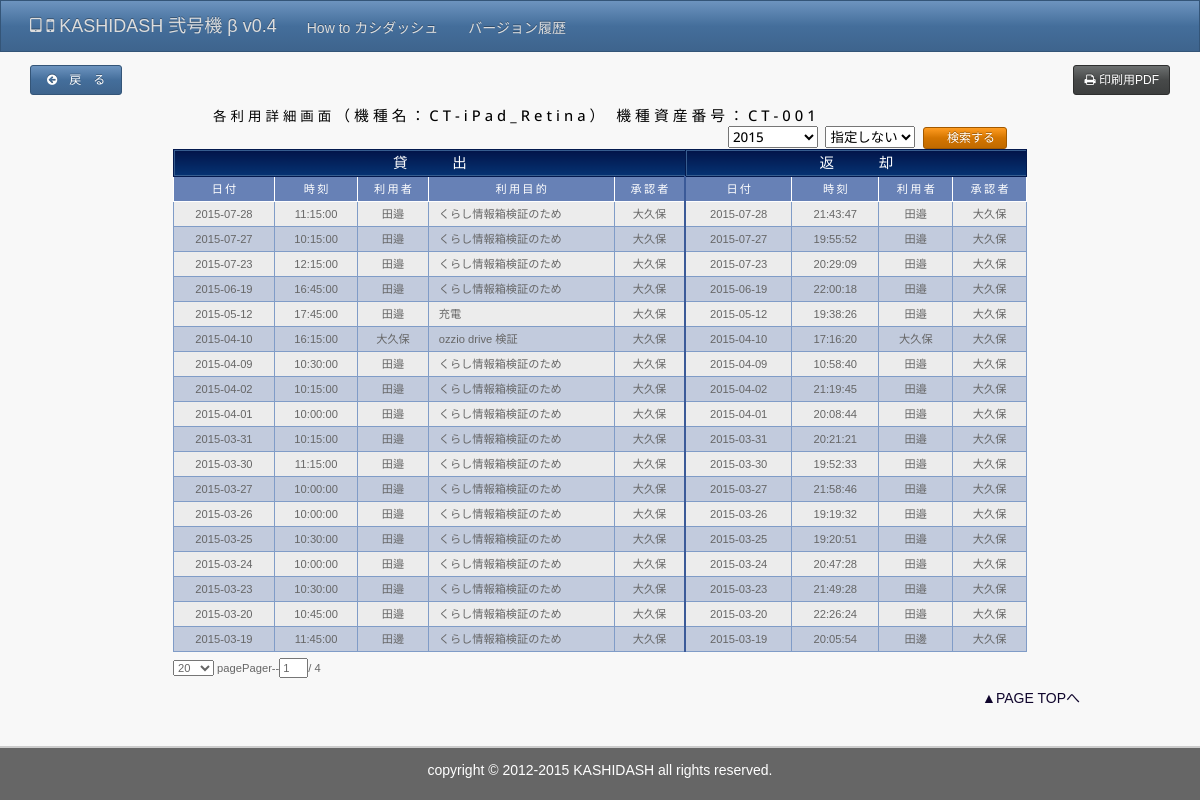
The page /detail.php?device_id=CT-001&item=CT-iPad_Retina on the database its author committed.
### tables this page shows
CREATE TABLE IF NOT EXISTS `device` (
  `device_id` varchar(16) NOT NULL,
  `d_flg` tinyint(1) NOT NULL default '0',
  `administrator` varchar(5) NOT NULL,
  `name` varchar(32) NOT NULL,
  `os` varchar(32) default NULL,
  `version_major` varchar(10) default NULL,
  `version_minor` varchar(10) default NULL,
  `misc` tinytext,
  `img` varchar(128) default NULL,
  `create_date` timestamp NOT NULL default '0000-00-00 00:00:00',
  `update_date` timestamp NOT NULL default CURRENT_TIMESTAMP on update CURRENT_TIMESTAMP,
  PRIMARY KEY  (`device_id`),
  UNIQUE KEY `device_id` (`device_id`)
);

CREATE TABLE IF NOT EXISTS `verifier` (
  `id` int(11) NOT NULL auto_increment,
  `device_id` varchar(10) NOT NULL,
  `item` text NOT NULL,
  `l_date` date NOT NULL,
  `l_time` time NOT NULL,
  `l_user` text NOT NULL,
  `l_purpose` text NOT NULL,
  `l_approval` text,
  `r_date` date default NULL,
  `r_time` time default NULL,
  `r_user` text,
  `r_approval` text,
  `return_flag` int(1) NOT NULL default '0',
  PRIMARY KEY  (`id`),
  UNIQUE KEY `id` (`id`),
  KEY `id_2` (`id`)
);

### phpinc/device.php (called while the page is built)
<?php
$stmt = $pdo->query("SELECT * FROM device WHERE d_flg = 0 ORDER BY device_id ASC");
while($row = $stmt -> fetch(PDO::FETCH_ASSOC)){
	$device[$row['device_id']] = array(
		'name'			=> $row['name'],
    	'administrator' => $row['administrator'],
    	'os'			=> $row['os'],
    	'version_major'	=> $row['version_major'],
    	'version_minor'	=> $row['version_minor'],
    	'misc'			=> $row['misc'],
    	'img'			=> $row['img'],
    	'create_date'	=> $row['create_date'],
    	'update_date'	=> $row['update_date'],
	);
}

### phpinc/config.php (called while the page is built, shortened)
<?php
$enc_db   = "utf8";
if((isset($ING_auth) && ($ING_auth == 'admin')) || (isset($_SESSION['auth']) && $_SESSION['auth'] == 'admin')){
	$_SESSION['auth'] = 'admin';
	$authCheck = true;
} else {
  $authCheck = false;
}
$dbtype = 'mysql';
$dbhost	= "localhost";
$dbname	= "wts14";
$dbuser = "root";
$dbpass = "root";
$dsn	= "$dbtype:host=$dbhost;dbname=$dbname;charset=$enc_db;";
try{
	$pdo = new PDO($dsn,$dbuser,$dbpass,
		array(PDO::ATTR_EMULATE_PREPARES => false)
		);
	$pdo->setAttribute(PDO::ATTR_ERRMODE, PDO::ERRMODE_EXCEPTION);
} catch (PDOException $e){
	exit('DB接続失敗: '. $e->getMessage());
}
require_once(__PHPINC__ . '/device.php');

### phpinc/detail_func.php (called while the page is built, shortened)
<?php
if(isset($ING_device_id)){
	$_SESSION['device_id'] = $device_id = sprintf('%s', $ING_device_id);
} else if($debug){
	if(isset($ING_item)){
		$_SESSION['item'] = $itemName = sprintf('%s', $ING_item);
	} else if($debug){
		$_SESSION['item'] = $itemName = 'au';
	}
	if(isset($_SESSION['item'])){
		$itemName = sprintf('%s', $_SESSION['item']);
	}
}
if(isset($_SESSION['device_id'])){
	$device_id = sprintf('%s', $_SESSION['device_id']);
}
$dataPost = false;
$sql = 'SELECT DISTINCT DATE_FORMAT(l_date,"%Y") as year FROM verifier WHERE device_id=:device_id ORDER BY DATE_FORMAT(l_date,"%Y") ASC';
$stmt = $pdo->prepare($sql);
$stmt->bindParam(':device_id',$device_id);
$stmt->execute();
foreach($stmt as $val){
	$year[] = $val['year'];
}
$date = date("Y/m");
$date = explode("/",$date);
if($dataPost || ($_SERVER['PHP_SELF'] == '/kashidash2/detailprint.php') || ($_SERVER['PHP_SELF'] == '/kashidash2/detailprint.pdf') ){
	if(!empty($INP_l_auth_name)){
		$sql = 'UPDATE verifier SET l_approval=:l_approval WHERE id =:id';
		$stmt = $pdo->prepare($sql);
		$stmt->bindParam(':l_approval',$INS_l_auth_name);
		$stmt->bindParam(':id',$INS_id);
		$stmt->execute();
		$sql = 'SELECT * FROM verifier WHERE device_id=:device_id AND DATE_FORMAT(l_date,"%Y")=:l_date ORDER BY id DESC';
		$stmt = $pdo->prepare($sql);
		$stmt->bindParam(':device_id', $device_id);
		$stmt->bindParam(':l_date', $date[0]);
		$stmt->execute();
		$log = '$INS_l_auth_name '.$INS_l_auth_name;
	}else if(!empty($INP_r_auth_name)){
		$sql = 'UPDATE verifier SET r_approval=:r_approval WHERE id=:id';
		$stmt = $pdo->prepare($sql);
		$stmt->bindParam(':r_approval',$INS_r_auth_name);
		$stmt->bindParam(':id',$INS_id);
		$stmt->execute();
		$sql = 'SELECT * FROM verifier WHERE device_id=:device_id AND DATE_FORMAT(l_date,"%Y")=:l_date ORDER BY id DESC';
		$stmt = $pdo->prepare($sql);
		$stmt->bindParam(':device_id',$device_id);
		$stmt->bindParam(':l_date',$date[0]);
		$stmt->execute();
		$log = '$INS_r_auth_name'. $INS_r_auth_name;
	}else if(!empty($INS_year) && !empty($INS_month)){
		$sql = 'SELECT * FROM verifier WHERE device_id=:device_id AND DATE_FORMAT(l_date,"%Y")=:l_dateY AND DATE_FORMAT(l_date,"%m")=:l_date ORDER BY id DESC';
		$stmt = $pdo->prepare($sql);
		$stmt->bindParam(':device_id',$device_id);
		$stmt->bindParam(':l_dateY',$INS_year);
		$stmt->bindParam(':l_date',$INS_month);
		$stmt->execute();
		$date[0] = $INS_year;
		$date[1] = $INS_month;
		$log = 'year month';
	}else if(!empty($INS_year) && empty($INS_month)){
		$sql = 'SELECT * FROM verifier WHERE device_id=:device_id AND DATE_FORMAT(l_date,"%Y")=:l_dateY ORDER BY id DESC';
		$stmt = $pdo->prepare($sql);
		$stmt->bindParam(':device_id',$device_id);
		$stmt->bindParam(':l_dateY',$INS_year);
		$stmt->execute();
		$date[0] = $INS_year;
		$date[1] = '';
		$log = 'no-month';
	}else if(empty($INS_year) && !empty($INS_month)){
		$sql = 'SELECT * FROM verifier WHERE device_id=:device_id AND DATE_FORMAT(l_date,"%m")=:l_dateM ORDER BY id DESC';
		$stmt = $pdo->prepare($sql);
		$stmt->bindParam(':device_id',$device_id);
		$stmt->bindParam(':l_dateM',$INS_month);
		$stmt->execute();
		$date[0] = '';
		$date[1] = $INS_month;
		$log = 'no-year';
	}else{
		$sql = 'SELECT * FROM verifier WHERE device_id=:device_id ORDER BY id DESC';
		$log = 'no-date';
		$stmt = $pdo->prepare($sql);
		$stmt->bindParam(':device_id', $device_id);
		$stmt->execute();
	}
}else{
	$sql = 'SELECT * FROM verifier WHERE device_id=:device_id AND DATE_FORMAT(l_date,"%Y")=:l_date ORDER BY id DESC';
	$stmt = $pdo->prepare($sql);
	$stmt->bindParam(':device_id', $device_id);
	$stmt->bindParam(':l_date', $date[0]);
	$stmt->execute();
	$_SESSION['year']  = $INS_year = $date[0];
}

### detail.php (the view, shortened to what this page needs)
<?php
$debug = true;
 if($debug){
	$ING_device_id = 'WI-001';
}
require_once('phpinc/config.php');
require_once('phpinc/detail_func.php');
$addCss = '<link rel="stylesheet" type="text/css" href="/kashidash2/common/css/print.css" media="print">'."\n";
include_once('template/head.php');
?>
<body>
<?php
include_once('template/header.php');
?>
<div id="contents">
	<section id="main">
		<h2 class="title01">
			<span class="print_d">各利用詳細画面</span><span class="type01"><span class="print_d">（機種名：</span><?php echo $device[$ING_device_id]['name']; ?><span class="print_d">）</span> </span><span class="type01_p">機種資産番号：<?php if(isset($ING_device_id)) echo $ING_device_id; ?></span>
			<form style="float: right; margin-right: 20px;" name="select_date" method="post" action="/kashidash2/detail.php?device_id=<?php echo $ING_device_id; ?>">
				<select name="year">
					<?php
						foreach($year as $val){
							$selected = '';
							if($val==$INS_year){
								$selected = 'selected';
							}
							echo '<option value="'.$val.'" '.$selected.'>'.$val.'</option>';
						}
					?>
				</select>
				<select name="month">
					<option value="">指定しない</option>
				</select>
				<input type="submit" value="　検索する　" class="btn btn-warning btn-xs">
			</form>
		</h2>
		<table class="k_table01 k_table02" id="utilizationList">
			<tr class="cap01">
				<th colspan="5" class="group01"><span>貸出</span></th>
				<th colspan="4" class="group02"><span>返却</span></th>
			</tr>
			<tr class="cap02">
				<th>日付</th>
				<th>時刻</th>
				<th>利用者</th>
				<th>利用目的</th>
				<th class="boundary">承認者</th>
				<th>日付</th>
				<th>時刻</th>
				<th>利用者</th>
				<th>承認者</th>
			</tr>
			<?php
			while($table = $stmt->fetch(PDO::FETCH_ASSOC)){
			?>
			<tr>
				<td><?php print(htmlspecialchars($table['l_date'])); ?></td>
				<td><?php print(htmlspecialchars($table['l_time'])); ?></td>
				<td class="nowrap"><?php print(htmlspecialchars($table['l_user'])); ?></td>
				<td class="txleft"><?php print(htmlspecialchars($table['l_purpose'])); ?></td>
				<?php if($authCheck && ($table['l_approval']==null || $table['l_approval']=='')){ ?>
					<td class="boundary">
						<form name="l_approval" action="/kashidash2/detail.php?device_id=<?php echo $ING_device_id ;?>&auth=admin" method="post">
							<input type="text" name="l_auth_name" style="width:3em">
							<input type="hidden" name="id" value="<?php echo $table['id']; ?>">
							<input type="submit" value="　承 認　" class="btn btn-primary btn-xs fs09">
						</form>
					</td>
				<?php }else{ ?>
					<td class="boundary nowrap"><?php print(htmlspecialchars($table['l_approval'])); ?></td>
				<?php } ?>
				<td><?php print(htmlspecialchars($table['r_date'])); ?></td>
				<td><?php print(htmlspecialchars($table['r_time'])); ?></td>
				<td class="nowrap"><?php print(htmlspecialchars($table['r_user'])); ?></td>
				<?php if($authCheck && ($table['r_approval']==null || $table['r_approval']=='')){ ?>
					<td>
						<form name="r_approval" action="/kashidash2/detail.php?device_id=<?php echo $ING_device_id ;?>&auth=admin" method="post">
							<input type="text" name="r_auth_name" style="width:3em">
							<input type="hidden" name="id" value="<?php echo $table['id']; ?>">
							<input type="submit" value="　承 認　" class="btn btn-primary btn-xs fs09">
						</form>
					</td>
				<?php }else{ ?>
					<td class="nowrap"><?php print(htmlspecialchars($table['r_approval'])); ?></td>
				<?php } ?>
			</tr>
			<?php
			}
			?>
		</table>
	</section>
	<div class="pagetop"><a href="#">▲PAGE TOPへ</a></div>
</div>
<?php include_once('template/footer.php') ?>
</body>
</html>

### common/css/style2.css (style rules this page uses)
html, body { height:100%; overflow-x:hidden; }
body { background:#f8f8f8; color:#666; font-family: ArialMT, "メイリオ",Meiryo, "Hiragino Kaku Gothic ProN", "ヒラギノ角ゴ ProN W3", sans-serif; font-size: 14px; line-height: 1.25; }
#contents { min-height: 500px; }
#main { margin: 0 auto 0 auto; padding: 0 1.5%; max-width: 890px; font-size: 80%; }
.title01 { color:#000; font-size: 1.2em; line-height:1.4; letter-spacing:0.3em; padding-left: 40px; margin: 0 auto 10px; }
.title01 span.type01 { font-size: 1.1em; }
.title01 span.type01_p { font-size: 1.1em; }
.k_table01 { width: 100%; font-size: 100%; margin-bottom: 0.5em; }
.k_table01 td,.k_table01 th { font-weight:normal; text-align:center; vertical-align:middle; }
.k_table01 .cap01 th { background-color: #042560; background: -webkit-gradient(linear, left top, left bottom, color-stop(1.00, #063474), color-stop(0.00, #021449)); background: -webkit-linear-gradient(#021449, #063474); background: -moz-linear-gradient(#021449, #063474); background: -o-linear-gradient(#021449, #063474); background: -ms-linear-gradient(#021449, #063474); background: linear-gradient(#021449, #063474); border: solid 1px #03194e; border-width: 1px 0 1px 1px; color:#fff; white-space:nowrap; letter-spacing: 4em; text-indent: 4em; }
.k_table01 .cap01 th span { border: solid 1px #375d8f; border-right-width:0; display:block; padding: 3px; height: 100%; font-size: 1.3em; }
.k_table01 .cap01 th:last-child { border-right: solid 1px #03194e; }
.k_table01 .cap01 .group01 { width: 60%; }
.k_table01 .cap01 .group02 { width: 40%; }
.k_table01 .cap02 th { background-color: #6781b6; border: solid 1px #fff; border-top-width: 1px; color:#fff; padding: 5px; letter-spacing: 0.2em; text-indent: 0.2em; font-size: 1em; }
.k_table01 td { border: solid 1px #809cc7; background-color:#ececec; padding: 5px 10px; }
.k_table01 th.boundary, .k_table01 td.boundary { border-right: solid 2px #3b5a98; }
.k_table01 .txleft { text-align:left; }
.k_table02 tr:nth-child(2n) td { background-color: #c2cbdd; }
.pagetop { margin:0 auto; width:80%; text-align:right; padding: 12px 0 24px; }
.pagetop a { color:#0f052c; text-decoration:none; }

### rows shown on the page
device: name "CT-iPad_Retina"
verifier: l_date "2015-07-28", l_time "11:15:00", l_user "田邉", l_purpose "くらし情報箱検証のため", l_approval "大久保", r_date "2015-07-28", r_time "21:43:47", r_user "田邉", r_approval "大久保"
verifier: l_date "2015-07-27", l_time "10:15:00", l_user "田邉", l_purpose "くらし情報箱検証のため", l_approval "大久保", r_date "2015-07-27", r_time "19:55:52", r_user "田邉", r_approval "大久保"
verifier: l_date "2015-07-23", l_time "12:15:00", l_user "田邉", l_purpose "くらし情報箱検証のため", l_approval "大久保", r_date "2015-07-23", r_time "20:29:09", r_user "田邉", r_approval "大久保"
verifier: l_date "2015-06-19", l_time "16:45:00", l_user "田邉", l_purpose "くらし情報箱検証のため", l_approval "大久保", r_date "2015-06-19", r_time "22:00:18", r_user "田邉", r_approval "大久保"
verifier: l_date "2015-05-12", l_time "17:45:00", l_user "田邉", l_purpose "充電", l_approval "大久保", r_date "2015-05-12", r_time "19:38:26", r_user "田邉", r_approval "大久保"
verifier: l_date "2015-04-10", l_time "16:15:00", l_user "大久保", l_purpose "ozzio drive 検証", l_approval "大久保", r_date "2015-04-10", r_time "17:16:20", r_user "大久保", r_approval "大久保"
verifier: l_date "2015-04-09", l_time "10:30:00", l_user "田邉", l_purpose "くらし情報箱検証のため", l_approval "大久保", r_date "2015-04-09", r_time "10:58:40", r_user "田邉", r_approval "大久保"
verifier: l_date "2015-04-02", l_time "10:15:00", l_user "田邉", l_purpose "くらし情報箱検証のため", l_approval "大久保", r_date "2015-04-02", r_time "21:19:45", r_user "田邉", r_approval "大久保"
verifier: l_date "2015-04-01", l_time "10:00:00", l_user "田邉", l_purpose "くらし情報箱検証のため", l_approval "大久保", r_date "2015-04-01", r_time "20:08:44", r_user "田邉", r_approval "大久保"
verifier: l_date "2015-03-31", l_time "10:15:00", l_user "田邉", l_purpose "くらし情報箱検証のため", l_approval "大久保", r_date "2015-03-31", r_time "20:21:21", r_user "田邉", r_approval "大久保"
verifier: l_date "2015-03-30", l_time "11:15:00", l_user "田邉", l_purpose "くらし情報箱検証のため", l_approval "大久保", r_date "2015-03-30", r_time "19:52:33", r_user "田邉", r_approval "大久保"
verifier: l_date "2015-03-27", l_time "10:00:00", l_user "田邉", l_purpose "くらし情報箱検証のため", l_approval "大久保", r_date "2015-03-27", r_time "21:58:46", r_user "田邉", r_approval "大久保"
verifier: l_date "2015-03-26", l_time "10:00:00", l_user "田邉", l_purpose "くらし情報箱検証のため", l_approval "大久保", r_date "2015-03-26", r_time "19:19:32", r_user "田邉", r_approval "大久保"
verifier: l_date "2015-03-25", l_time "10:30:00", l_user "田邉", l_purpose "くらし情報箱検証のため", l_approval "大久保", r_date "2015-03-25", r_time "19:20:51", r_user "田邉", r_approval "大久保"
verifier: l_date "2015-03-24", l_time "10:00:00", l_user "田邉", l_purpose "くらし情報箱検証のため", l_approval "大久保", r_date "2015-03-24", r_time "20:47:28", r_user "田邉", r_approval "大久保"
verifier: l_date "2015-03-23", l_time "10:30:00", l_user "田邉", l_purpose "くらし情報箱検証のため", l_approval "大久保", r_date "2015-03-23", r_time "21:49:28", r_user "田邉", r_approval "大久保"
verifier: l_date "2015-03-20", l_time "10:45:00", l_user "田邉", l_purpose "くらし情報箱検証のため", l_approval "大久保", r_date "2015-03-20", r_time "22:26:24", r_user "田邉", r_approval "大久保"
verifier: l_date "2015-03-19", l_time "11:45:00", l_user "田邊", l_purpose "くらし情報箱検証のため", l_approval "大久保", r_date "2015-03-19", r_time "20:05:54", r_user "田邊", r_approval "大久保"

### other values the page prints
$ING_device_id "CT-001"
form field year "2015"
